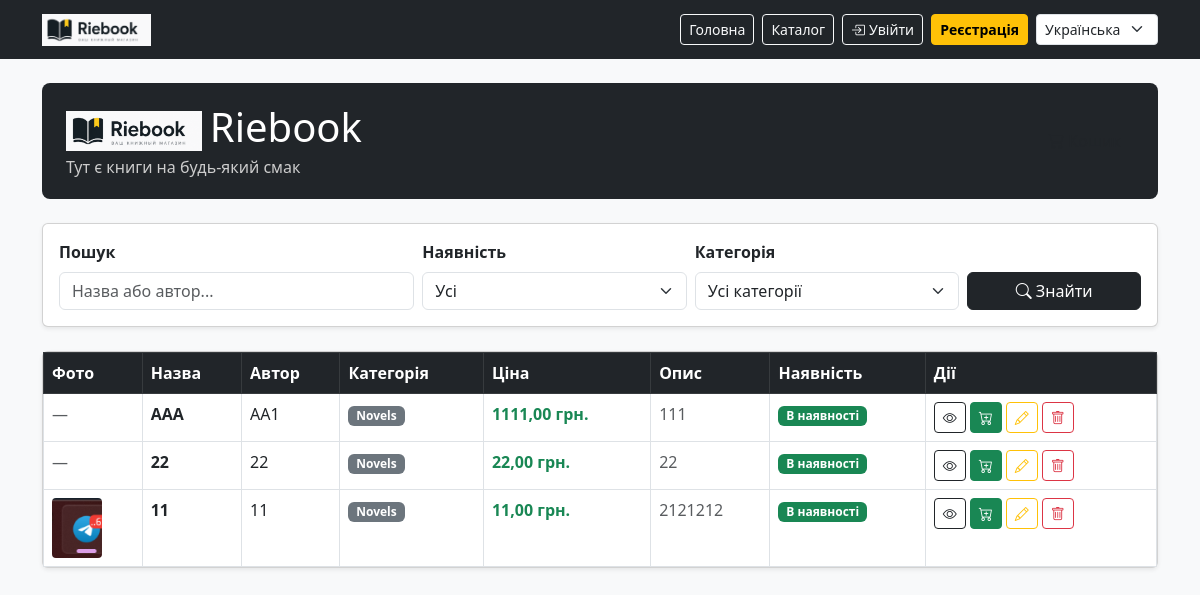
/, run on an earlier commit of the app's database.
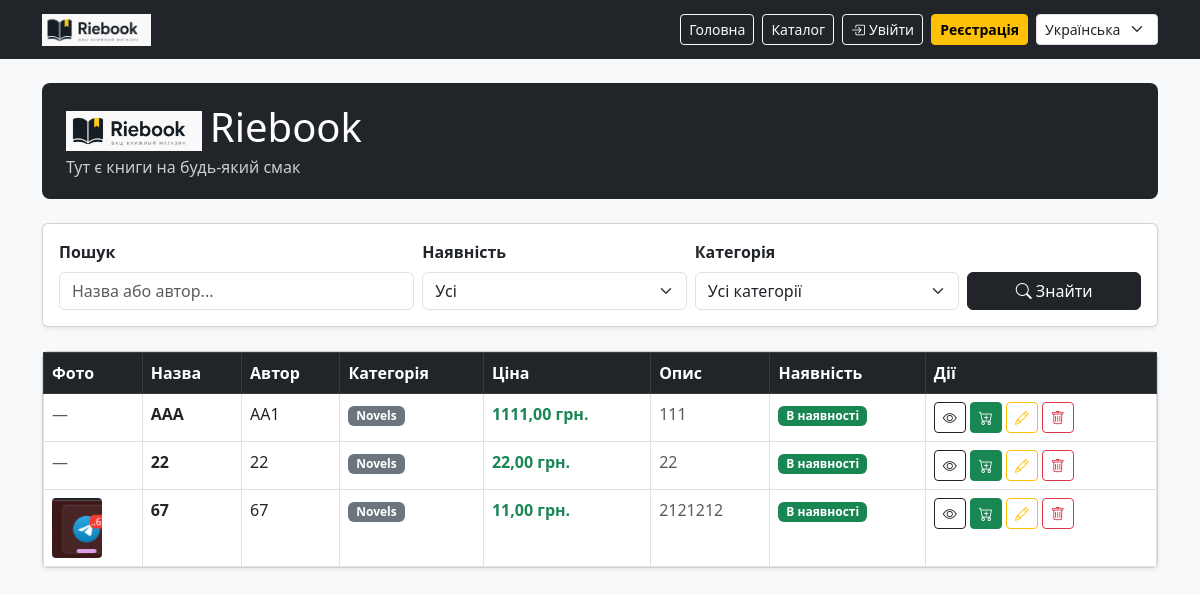
And on a later commit of the database.
### booksite_functions/models.py (models this page shows, shortened)
class Book(models.Model):
    STOCK_CHOICES = [
        ("y", _("In stock")),
        ("n", _("Out of stock"))
    ]
    title = models.CharField(max_length=20, verbose_name=_("Title"))
    photo = models.ImageField(upload_to="books/", blank=True, null=True, verbose_name=_("Photo"))
    author = models.TextField(verbose_name=_("Author"))
    price = models.DecimalField(max_digits=10, decimal_places=2, verbose_name=_("Price"))
    description = models.CharField(max_length=150, verbose_name=_("Description"))
    stock = models.CharField(max_length=1, choices=STOCK_CHOICES, default="y", verbose_name=_("Stock status"))
    category = models.ForeignKey(Category, on_delete=models.CASCADE, related_name="books", null=True, verbose_name=_("Category"))
    class Meta:
        verbose_name = _("Book")
        verbose_name_plural = _("Books")

class Category(models.Model):
    name = models.CharField(max_length=20)
    slug = models.SlugField(max_length=20, unique=True)
    class Meta:
        verbose_name_plural = "Categories"

### booksite_functions/views.py (the view)
# urls.py: path("", views.home, name="home"),
def home(request):
    books = Book.objects.select_related("category").all()
    stock_filter = request.GET.get("stock")
    if stock_filter:
        books = books.filter(stock=stock_filter)
    category_filter = request.GET.get("category")
    if category_filter:
        books = books.filter(category__id=category_filter)
    search = request.GET.get("search")
    if search:
        books = books.filter(Q(title__icontains=search) | Q(author__icontains=search))
    categories = Category.objects.annotate(book_count=Count("books"))
    return render(request, "home.html", {"books": books, "categories": categories})

### booksite_functions/cart.py (called while the page is built)
    def __len__(self):
        return sum(item['quantity'] for item in self.cart.values())

### booksite_functions/context_processors.py (called while the page is built)
def cart(request):
    return {'cart': Cart(request)}

### booksite_functions/templates/home.html (shortened to what the changed rows need)
{% extends "base.html" %}
{% load static %}
{% load i18n %}
{% block content %}
<div class="page-header d-flex justify-content-between align-items-center">
    <div>
        <h1 class="mb-0">
            <img src="{% static 'Riebook-logo.png' %}" height="40" class="me-2">Riebook
        </h1>
    </div>
</div>
<div class="card shadow-sm">
    <div class="card-body p-0">
        <table class="table table-hover table-bordered mb-0">
            <thead class="table-dark">
                <tr>
                    <th>{% translate "Photo" %}</th>
                    <th>{% translate "Title" %}</th>
                    <th>{% translate "Author" %}</th>
                    <th>{% translate "Category" %}</th>
                    <th>{% translate "Price" %}</th>
                    <th>{% translate "Description" %}</th>
                    <th>{% translate "Availability" %}</th>
                    <th>{% translate "Actions" %}</th>
                </tr>
            </thead>
            <tbody>
                {% for book in books %}
                <tr>
                    <td>
                        {% if book.photo %}
                        <img src="{{ book.photo.url }}"
                            style="width:50px; height:60px; object-fit:cover; border-radius:4px;">
                        {% else %}
                        <span class="text-muted">—</span>
                        {% endif %}
                    </td>
                    <td class="fw-semibold">{{ book.title }}</td>
                    <td>{{ book.author }}</td>
                    <td><span class="badge bg-secondary">{{ book.category.name }}</span></td>
                    <td class="text-success fw-bold">{{ book.price }} {% translate "UAH" %}.</td>
                    <td class="text-muted">{{ book.description|truncatechars:50 }}</td>
                    <td>
                        {% if book.stock == "y" %}
                        <span class="badge bg-success">{% translate "In stock" %}</span>
                        {% else %}
                        <span class="badge bg-danger">{% translate "Out of stock" %}</span>
                        {% endif %}
                    </td>
                    <td>
                        <div class="d-flex gap-1">
                            <a href="{% url 'books:book-detail' book.pk %}" class="btn btn-sm btn-outline-dark">
                                <i class="bi bi-eye"></i>
                            </a>
                            {% if book.stock == "y" %}
                            <a href="{% url 'books:cart_add' book.id %}" class="btn btn-sm btn-success">
                                <i class="bi bi-cart-plus"></i>
                            </a>
                            {% endif %}
                            <a href="{% url 'books:book-update' book.pk %}" class="btn btn-sm btn-outline-warning">
                                <i class="bi bi-pencil"></i>
                            </a>
                            <a href="{% url 'books:book-delete' book.pk %}" class="btn btn-sm btn-outline-danger">
                                <i class="bi bi-trash"></i>
                            </a>
                        </div>
                    </td>
                </tr>
                {% empty %}
                <tr>
                    <td colspan="8" class="text-center text-muted py-4">
                        <i class="bi bi-inbox"></i> {% translate "No books found." %}
                    </td>
                </tr>
                {% endfor %}
            </tbody>
        </table>
    </div>
</div>
{% endblock %}

What changed in the data, as far as the page shows it:
changed Book (number 3 of 3 on the later page): title "11" → "67"; author "11" → "67"
